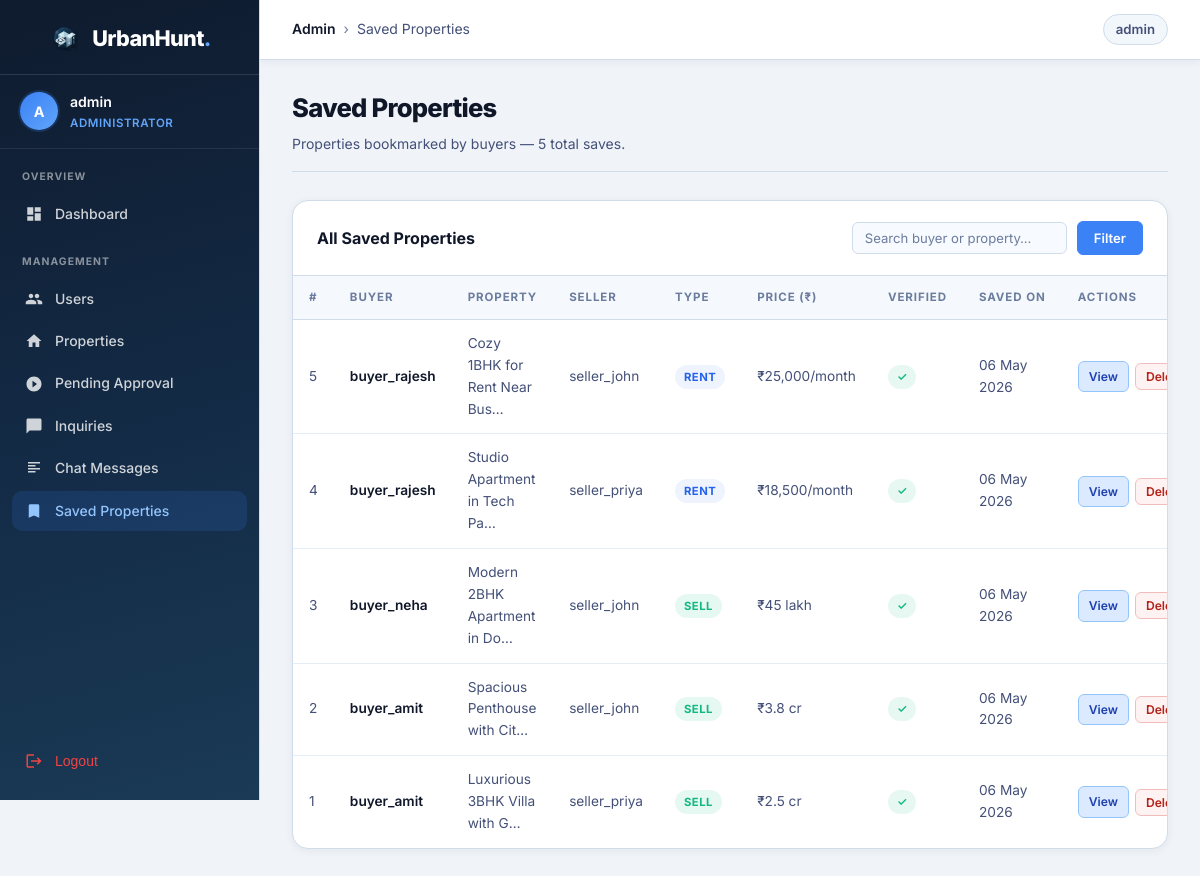
/panel/saved/ (signed in), run on an earlier commit of the app's database.
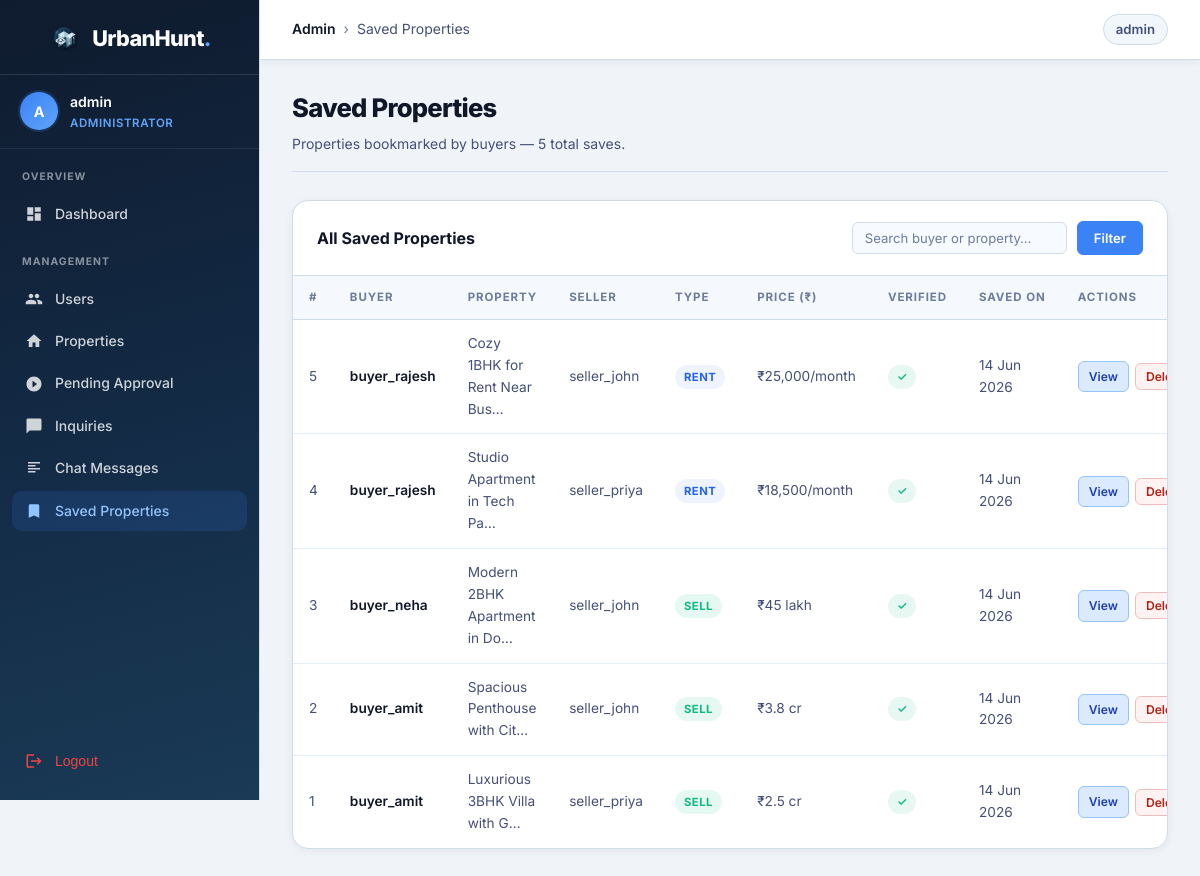
And on a later commit of the database.
### core/models.py (models this page shows, shortened)
class SavedProperty(models.Model):
	buyer = models.ForeignKey(
		User,
		on_delete=models.CASCADE,
		related_name="saved_properties",
		limit_choices_to={"role": User.Role.BUYER},
	)
	property = models.ForeignKey(Property, on_delete=models.CASCADE, related_name="saved_by")
	created_at = models.DateTimeField(auto_now_add=True)
	class Meta:
		unique_together = ("buyer", "property")
		ordering = ["-created_at"]

class User(AbstractUser):
	class Role(models.TextChoices):
		BUYER = "buyer", "Buyer"
		SELLER = "seller", "Seller"
		ADMIN = "admin", "Admin"
	role = models.CharField(max_length=10, choices=Role.choices, default=Role.BUYER)
	mobile_no = models.CharField(
		max_length=15,
		blank=True,
		validators=[RegexValidator(regex=r"^\+?[0-9]{10,15}$", message="Enter a valid mobile number.")],
	)

class Property(models.Model):
	class PropertyType(models.TextChoices):
		RENT = "rent", "Rent"
		SELL = "sell", "Sell"
	class PropertyStatus(models.TextChoices):
		AVAILABLE = "available", "Available"
		SOLD = "sold", "Sold"
		RENTED = "rented", "Rented"
	title = models.CharField(max_length=255)
	description = models.TextField()
	price = models.CharField(
		max_length=50,
		help_text="e.g., 1.3 cr, 25 lakh, 5k, ₹2500000"
	)
	location = models.CharField(max_length=255)
	property_type = models.CharField(max_length=10, choices=PropertyType.choices)
	amenities = models.TextField(blank=True)
	image = models.FileField(upload_to="properties/images/")
	documents = models.FileField(upload_to="properties/documents/", blank=True, null=True)
	seller = models.ForeignKey(
		User,
		on_delete=models.CASCADE,
		related_name="properties",
		limit_choices_to={"role": User.Role.SELLER},
	)
	is_verified = models.BooleanField(default=False)
	status = models.CharField(
		max_length=10,
		choices=PropertyStatus.choices,
		default=PropertyStatus.AVAILABLE,
	)
	created_at = models.DateTimeField(auto_now_add=True)
	updated_at = models.DateTimeField(auto_now=True)

### core/views.py (the view)
# urls.py: path("panel/saved/", views.admin_saved_properties, name="admin_saved_properties"),
@login_required
def admin_saved_properties(request):
	guard = _require_admin(request)
	if guard:
		return guard
	qs = SavedProperty.objects.select_related(
		"buyer", "property", "property__seller"
	).filter(
		buyer__role=User.Role.BUYER
	).order_by("-created_at")
	q = request.GET.get("q", "").strip()
	if q:
		qs = qs.filter(
			Q(buyer__username__icontains=q) |
			Q(property__title__icontains=q)
		)
	return render(request, "admin_panel/saved_properties.html", {
		"page_obj": _paginate(qs, request),
		"admin_stats": _admin_stats(),
	})

### core/context_processors.py (called while the page is built, shortened)
def chat_notifications(request):
	user = request.user
	if not user.is_authenticated or user.is_superuser or user.role == User.Role.ADMIN:
		return {"chat_notifications": {"unread_count": 0, "items": []}}

### core/views.py (called while the page is built)
def _require_admin(request):
	if not request.user.is_authenticated:
		return redirect(f"/login/?next={request.path}")
	if not (request.user.is_superuser or request.user.role == User.Role.ADMIN):
		return redirect("core:home")
	return None

def _paginate(qs, request, per_page=25):
	paginator = Paginator(qs, per_page)
	page_number = request.GET.get("page", 1)
	return paginator.get_page(page_number)

def _admin_stats():
	return {
		"total_users": User.objects.count(),
		"buyers": User.objects.filter(role=User.Role.BUYER).count(),
		"sellers": User.objects.filter(role=User.Role.SELLER).count(),
		"verified_properties": Property.objects.filter(is_verified=True).count(),
		"pending_properties": Property.objects.filter(is_verified=False).count(),
		"total_inquiries": InquiryChat.objects.count(),
		"total_messages": ChatMessage.objects.count(),
		"saved_properties": SavedProperty.objects.filter(buyer__role=User.Role.BUYER).count(),
	}

### core/templates/admin_panel/saved_properties.html (shortened to what this page needs)
{% extends "admin_panel/base.html" %}
{% block breadcrumb %}<span class="breadcrumb-sep">›</span><span>Saved Properties</span>{% endblock %}
{% block content %}
<div class="page-header">
  <div>
    <h1 class="page-title">Saved Properties</h1>
    <p class="page-subtitle">Properties bookmarked by buyers — {{ page_obj.paginator.count }} total saves.</p>
  </div>
</div>
<div class="table-card">
  <div class="table-card-header">
    <span class="table-card-title">All Saved Properties</span>
    <form class="table-filter-form" method="get">
      <input class="filter-input" type="text" name="q" value="{{ request.GET.q|default:'' }}" placeholder="Search buyer or property…" id="saved-search" />
      <button type="submit" class="btn btn--primary" id="saved-filter-btn">Filter</button>
    </form>
  </div>
  <div class="table-wrapper">
    <table class="admin-table">
      <thead>
        <tr>
          <th>#</th>
          <th>Buyer</th>
          <th>Property</th>
          <th>Seller</th>
          <th>Type</th>
          <th>Price (₹)</th>
          <th>Verified</th>
          <th>Saved On</th>
          <th>Actions</th>
        </tr>
      </thead>
      <tbody>
        {% for s in page_obj %}
        <tr id="row-saved-{{ s.id }}">
          <td>{{ s.id }}</td>
          <td><strong>{{ s.buyer.username }}</strong></td>
          <td>{{ s.property.title|truncatechars:28 }}</td>
          <td>{{ s.property.seller.username }}</td>
          <td>
            <span class="badge {% if s.property.property_type == 'rent' %}badge--blue{% else %}badge--green{% endif %}">
              {{ s.property.get_property_type_display }}
            </span>
          </td>
          <td>₹{{ s.property.price }}</td>
          <td>
            {% if s.property.is_verified %}
              <span class="badge badge--green">✓</span>
            {% else %}
              <span class="badge badge--warn">Pending</span>
            {% endif %}
          </td>
          <td>{{ s.created_at|date:"d M Y" }}</td>
          <td>
            <div class="table-actions">
              <a href="{% url 'core:admin_saved_property_detail' s.id %}" class="btn btn--view btn--sm" id="view-saved-{{ s.id }}">View</a>
              <button type="button" class="btn btn--delete btn--sm admin-delete-btn" data-url="{% url 'core:admin_saved_property_delete' s.id %}" data-row="row-saved-{{ s.id }}">Delete</button>
            </div>
          </td>
        </tr>
        {% empty %}
        <tr><td colspan="9" class="table-empty">No saved properties found.</td></tr>
        {% endfor %}
      </tbody>
    </table>
  </div>
</div>
{% endblock %}

What changed in the data, as far as the page shows it:
changed SavedProperty "Cozy 1BHK for Rent Near Bus…": created_at "06 May 2026" → "14 Jun 2026"
changed SavedProperty "Studio Apartment in Tech Pa…": created_at "06 May 2026" → "14 Jun 2026"
changed SavedProperty "buyer_neha": created_at "06 May 2026" → "14 Jun 2026"
changed SavedProperty "Spacious Penthouse with Cit…": created_at "06 May 2026" → "14 Jun 2026"
changed SavedProperty "Luxurious 3BHK Villa with G…": created_at "06 May 2026" → "14 Jun 2026"
